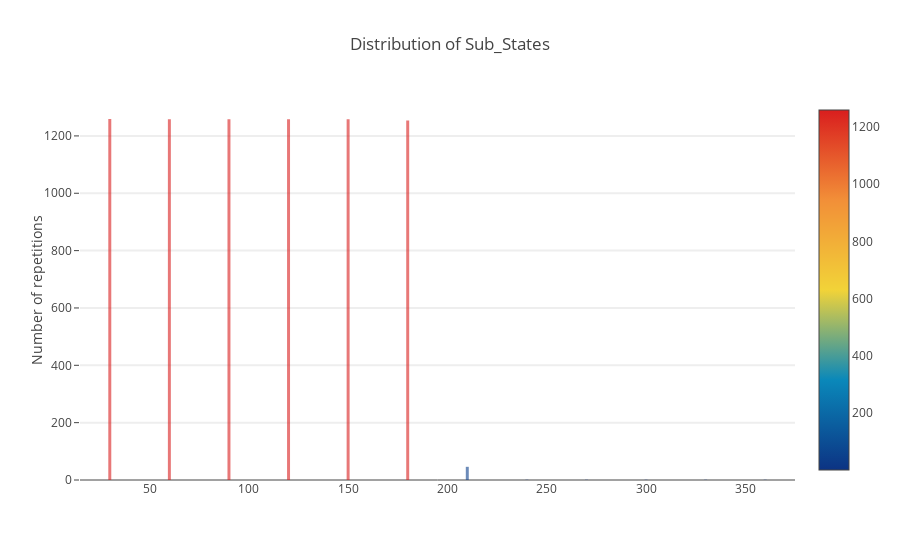

The code cell stored with this chart in its notebook:
### Code cell
best_zero = best_sub_states(zeros)

### Figure 1 — Plotly figure (JSON) as saved in the notebook; plotly's stock layout.template omitted (floating-point values rounded to 4 significant figures)
{"data": [{"marker": {"color": [1, 1, 1, 1, 1, 46, 1254, 1258, 1258, 1258, 1258, 1259], "colorscale": "Portland", "reversescale": false, "showscale": true}, "opacity": 0.6, "type": "bar", "width": 1.5, "x": [360, 330, 300, 270, 240, 210, 180, 150, 120, 90, 60, 30], "y": [1, 1, 1, 1, 1, 46, 1254, 1258, 1258, 1258, 1258, 1259]}], "layout": {"autosize": true, "hovermode": "closest", "showlegend": false, "title": "Distribution of Sub_States", "yaxis": {"gridwidth": 2, "ticklen": 5, "title": "Number of repetitions"}}}
